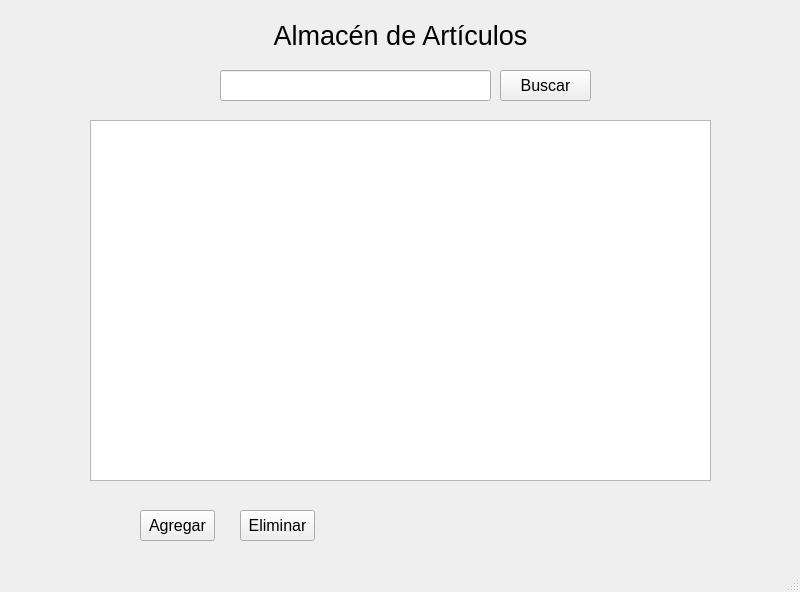
<?xml version="1.0" encoding="UTF-8"?>
<ui version="4.0">
 <class>MainWindow</class>
 <widget class="QMainWindow" name="MainWindow">
  <property name="geometry">
   <rect>
    <x>0</x>
    <y>0</y>
    <width>800</width>
    <height>592</height>
   </rect>
  </property>
  <property name="windowTitle">
   <string>MainWindow</string>
  </property>
  <widget class="QWidget" name="centralwidget">
   <widget class="QTableView" name="tabla_articulo">
    <property name="geometry">
     <rect>
      <x>90</x>
      <y>120</y>
      <width>621</width>
      <height>361</height>
     </rect>
    </property>
   </widget>
   <widget class="QPushButton" name="btn_buscar">
    <property name="geometry">
     <rect>
      <x>500</x>
      <y>70</y>
      <width>91</width>
      <height>31</height>
     </rect>
    </property>
    <property name="font">
     <font>
      <pointsize>12</pointsize>
     </font>
    </property>
    <property name="text">
     <string>Buscar</string>
    </property>
   </widget>
   <widget class="QLineEdit" name="input_articulo">
    <property name="geometry">
     <rect>
      <x>220</x>
      <y>70</y>
      <width>271</width>
      <height>31</height>
     </rect>
    </property>
   </widget>
   <widget class="QWidget" name="widget" native="true">
    <property name="geometry">
     <rect>
      <x>90</x>
      <y>480</y>
      <width>621</width>
      <height>80</height>
     </rect>
    </property>
    <widget class="QPushButton" name="btn_agregar">
     <property name="geometry">
      <rect>
       <x>50</x>
       <y>30</y>
       <width>75</width>
       <height>31</height>
      </rect>
     </property>
     <property name="font">
      <font>
       <pointsize>12</pointsize>
      </font>
     </property>
     <property name="text">
      <string>Agregar</string>
     </property>
    </widget>
    <widget class="QPushButton" name="btn_eliminar">
     <property name="geometry">
      <rect>
       <x>150</x>
       <y>30</y>
       <width>75</width>
       <height>31</height>
      </rect>
     </property>
     <property name="font">
      <font>
       <pointsize>12</pointsize>
      </font>
     </property>
     <property name="text">
      <string>Eliminar</string>
     </property>
    </widget>
   </widget>
   <widget class="QLabel" name="label">
    <property name="geometry">
     <rect>
      <x>250</x>
      <y>20</y>
      <width>301</width>
      <height>31</height>
     </rect>
    </property>
    <property name="font">
     <font>
      <pointsize>20</pointsize>
     </font>
    </property>
    <property name="text">
     <string>Almacén de Artículos</string>
    </property>
    <property name="alignment">
     <set>Qt::AlignCenter</set>
    </property>
   </widget>
  </widget>
  <widget class="QMenuBar" name="menubar">
   <property name="geometry">
    <rect>
     <x>0</x>
     <y>0</y>
     <width>800</width>
     <height>21</height>
    </rect>
   </property>
  </widget>
  <widget class="QStatusBar" name="statusbar"/>
 </widget>
 <resources/>
 <connections/>
</ui>
